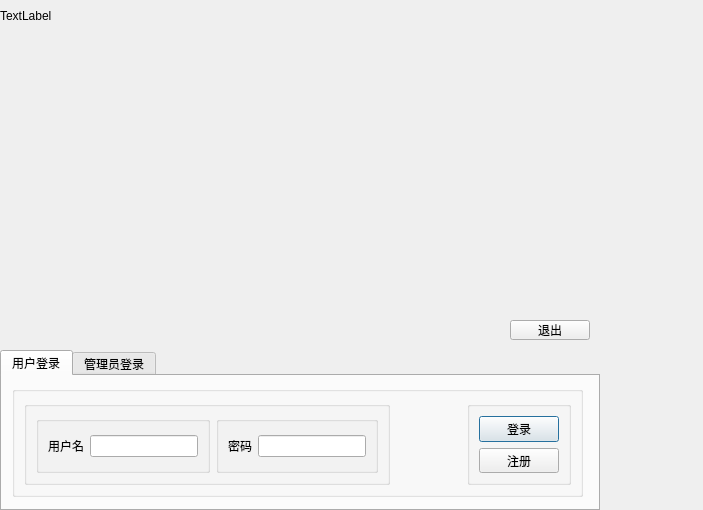
<?xml version="1.0" encoding="UTF-8"?>
<ui version="4.0">
 <class>login</class>
 <widget class="QDialog" name="login">
  <property name="geometry">
   <rect>
    <x>0</x>
    <y>0</y>
    <width>703</width>
    <height>510</height>
   </rect>
  </property>
  <property name="windowTitle">
   <string>拍卖系统-登录</string>
  </property>
  <widget class="QLabel" name="label">
   <property name="geometry">
    <rect>
     <x>0</x>
     <y>0</y>
     <width>51</width>
     <height>31</height>
    </rect>
   </property>
   <property name="sizeIncrement">
    <size>
     <width>600</width>
     <height>300</height>
    </size>
   </property>
   <property name="text">
    <string>TextLabel</string>
   </property>
  </widget>
  <widget class="QTabWidget" name="tabWidget">
   <property name="geometry">
    <rect>
     <x>0</x>
     <y>350</y>
     <width>600</width>
     <height>161</height>
    </rect>
   </property>
   <property name="currentIndex">
    <number>0</number>
   </property>
   <widget class="QWidget" name="tab_3">
    <attribute name="title">
     <string>用户登录</string>
    </attribute>
    <widget class="QGroupBox" name="groupBox_9">
     <property name="geometry">
      <rect>
       <x>10</x>
       <y>10</y>
       <width>571</width>
       <height>111</height>
      </rect>
     </property>
     <property name="title">
      <string/>
     </property>
     <layout class="QHBoxLayout" name="horizontalLayout_9">
      <item>
       <widget class="QGroupBox" name="groupBox_10">
        <property name="title">
         <string/>
        </property>
        <layout class="QHBoxLayout" name="horizontalLayout_10">
         <item>
          <widget class="QGroupBox" name="groupBox_11">
           <property name="title">
            <string/>
           </property>
           <layout class="QHBoxLayout" name="horizontalLayout_11">
            <item>
             <widget class="QLabel" name="label_6">
              <property name="text">
               <string>用户名</string>
              </property>
             </widget>
            </item>
            <item>
             <widget class="QLineEdit" name="user_name"/>
            </item>
           </layout>
          </widget>
         </item>
         <item>
          <widget class="QGroupBox" name="groupBox_12">
           <property name="title">
            <string/>
           </property>
           <layout class="QHBoxLayout" name="horizontalLayout_12">
            <item>
             <widget class="QLabel" name="label_7">
              <property name="text">
               <string>密码</string>
              </property>
             </widget>
            </item>
            <item>
             <widget class="QLineEdit" name="user_password"/>
            </item>
           </layout>
          </widget>
         </item>
        </layout>
       </widget>
      </item>
      <item>
       <spacer name="horizontalSpacer_3">
        <property name="orientation">
         <enum>Qt::Horizontal</enum>
        </property>
        <property name="sizeHint" stdset="0">
         <size>
          <width>10</width>
          <height>20</height>
         </size>
        </property>
       </spacer>
      </item>
      <item>
       <widget class="QGroupBox" name="groupBox_13">
        <property name="title">
         <string/>
        </property>
        <layout class="QVBoxLayout" name="verticalLayout">
         <item>
          <widget class="QPushButton" name="pushButton_3">
           <property name="text">
            <string>登录</string>
           </property>
          </widget>
         </item>
         <item>
          <widget class="QPushButton" name="pushButton_4">
           <property name="text">
            <string>注册</string>
           </property>
          </widget>
         </item>
        </layout>
       </widget>
      </item>
     </layout>
    </widget>
   </widget>
   <widget class="QWidget" name="tab_4">
    <attribute name="title">
     <string>管理员登录</string>
    </attribute>
    <widget class="QGroupBox" name="groupBox_4">
     <property name="geometry">
      <rect>
       <x>30</x>
       <y>10</y>
       <width>531</width>
       <height>104</height>
      </rect>
     </property>
     <property name="title">
      <string/>
     </property>
     <layout class="QHBoxLayout" name="horizontalLayout_4">
      <item>
       <widget class="QGroupBox" name="groupBox_3">
        <property name="title">
         <string/>
        </property>
        <layout class="QHBoxLayout" name="horizontalLayout_3">
         <item>
          <widget class="QGroupBox" name="groupBox_2">
           <property name="title">
            <string/>
           </property>
           <layout class="QHBoxLayout" name="horizontalLayout_2">
            <item>
             <widget class="QLabel" name="label_3">
              <property name="text">
               <string>用户名</string>
              </property>
             </widget>
            </item>
            <item>
             <widget class="QLineEdit" name="admin_name"/>
            </item>
           </layout>
          </widget>
         </item>
         <item>
          <spacer name="horizontalSpacer_5">
           <property name="orientation">
            <enum>Qt::Horizontal</enum>
           </property>
           <property name="sizeHint" stdset="0">
            <size>
             <width>40</width>
             <height>20</height>
            </size>
           </property>
          </spacer>
         </item>
         <item>
          <widget class="QGroupBox" name="groupBox">
           <property name="title">
            <string/>
           </property>
           <layout class="QHBoxLayout" name="horizontalLayout">
            <item>
             <widget class="QLabel" name="label_2">
              <property name="text">
               <string>密码</string>
              </property>
             </widget>
            </item>
            <item>
             <widget class="QLineEdit" name="admin_password"/>
            </item>
           </layout>
          </widget>
         </item>
        </layout>
       </widget>
      </item>
      <item>
       <spacer name="horizontalSpacer">
        <property name="orientation">
         <enum>Qt::Horizontal</enum>
        </property>
        <property name="sizeHint" stdset="0">
         <size>
          <width>40</width>
          <height>20</height>
         </size>
        </property>
       </spacer>
      </item>
      <item>
       <widget class="QPushButton" name="pushButton">
        <property name="text">
         <string>登录</string>
        </property>
       </widget>
      </item>
     </layout>
    </widget>
   </widget>
  </widget>
  <widget class="QPushButton" name="pushButton_5">
   <property name="geometry">
    <rect>
     <x>510</x>
     <y>320</y>
     <width>80</width>
     <height>20</height>
    </rect>
   </property>
   <property name="text">
    <string>退出</string>
   </property>
  </widget>
 </widget>
 <resources/>
 <connections/>
</ui>
